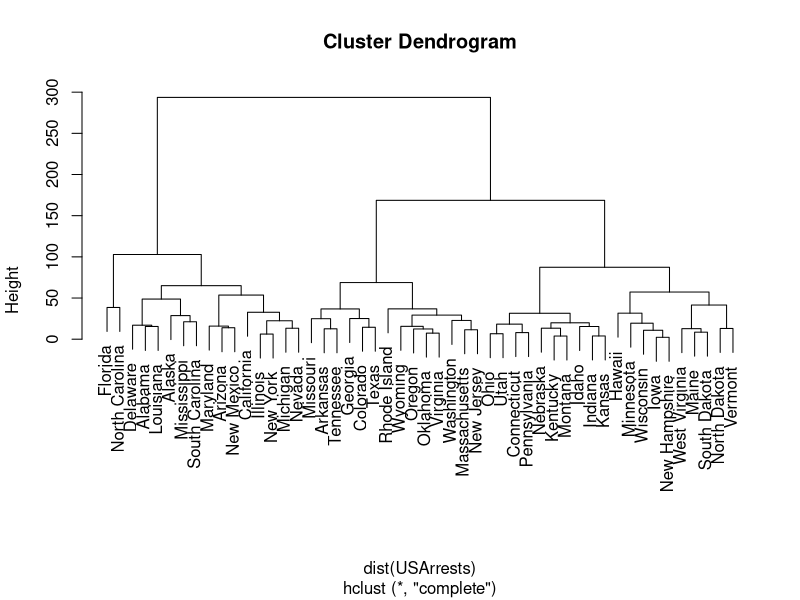
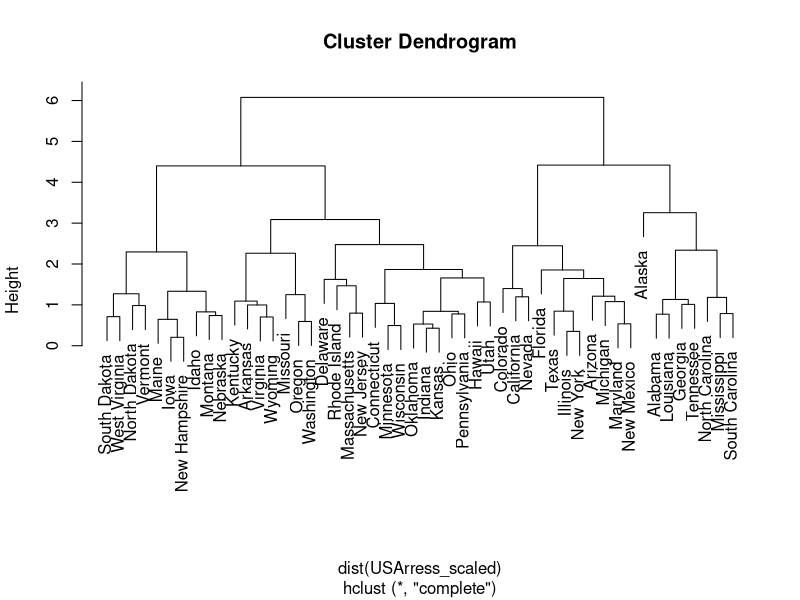
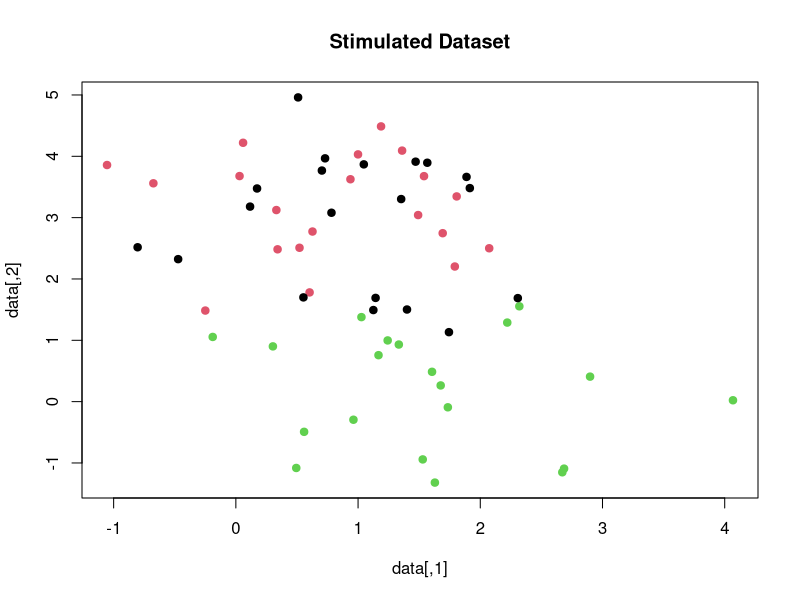
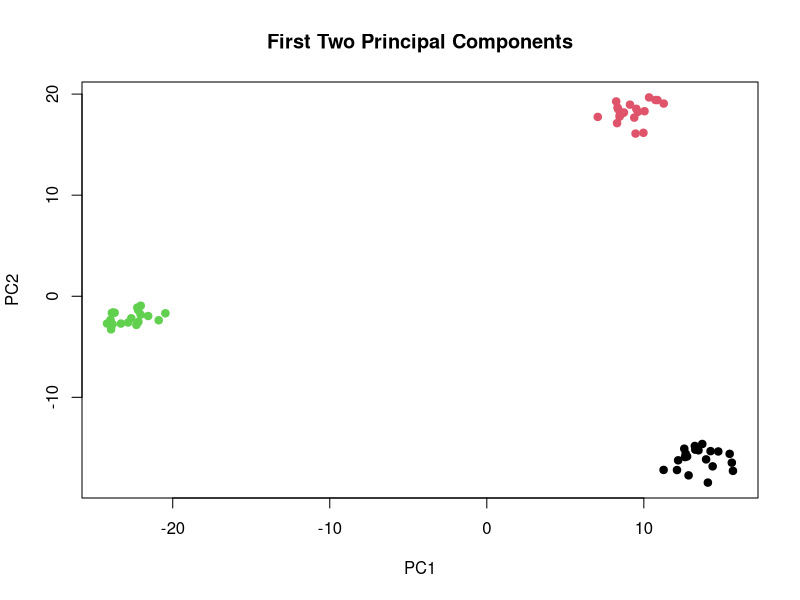
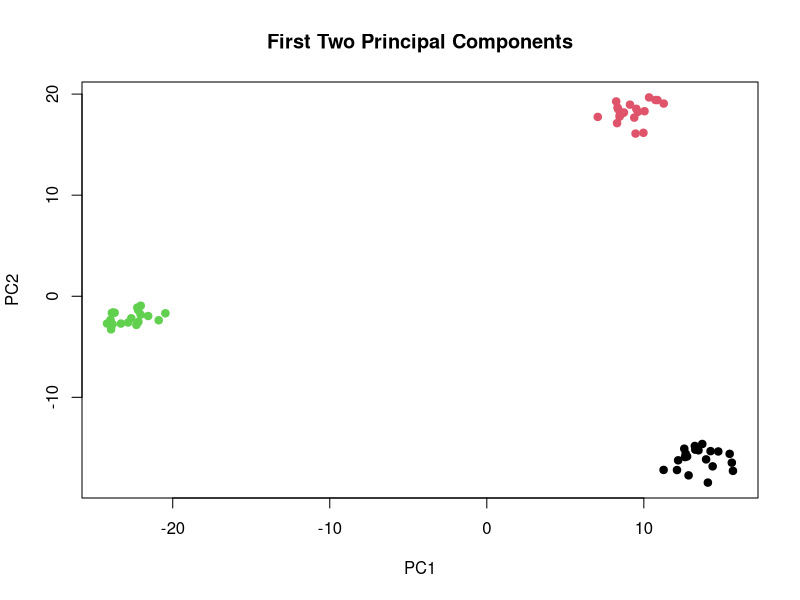

Write the R code that produced these figures, in order. (Note: this script raises an error after producing the figures.)
data(USArrests) # load USArrest data set

hc.complete = hclust(dist(USArrests), method="complete") # cluster the states
plot(hc.complete) # show dendrogram

#cut dendrogram @ k=3
hc.cut = cutree(hc.complete, 3) # produce a vector of cluster assignment
hc.cut

# scale
USArress_scaled = as.data.frame(scale(USArrests, scale=TRUE)) # Scale data set
sqrt(apply(USArress_scaled,2, var)) # variables with standard deviation of one

hc.complete = hclust(dist(USArress_scaled), method="complete") # cluster the states
plot(hc.complete) # show dendrogram



# Ques 2


set.seed(10)                                # set random seed

data = matrix(rnorm(60*50), 60, 50)         # stimulate data set
data_mean = matrix(rnorm(150, sd=3), 3, 50) # create mean shift

c1 = rep(1, 20)            # generate class 1
c2 = rep(2, 20)            # generate class 2
c3 = rep(3, 20)            # generate class 3

which= as.integer(rbind(c1,c2,c3))
table(which)

data = data + data_mean[which,]  # add mean shit and the three class to the data
dim(data)                        # show dimension of data
plot(data, col=which, pch=19, main="Stimulated Dataset")    # plot data with three classes




# 2b
pca.out = prcomp(data) # find PCA
summary(pca.out)
plot(pca.out$x[, 1:2], col=which, main="First Two Principal Components", pch=19)

# 2c

set.seed(15)

km.out = kmeans(data, 3, nstart=15) # perform k = 3
k3.labels = km.out$cluster
true.labels = which
table(k3.labels, true.labels) # compare to true class labels

# 2 d

set.seed(10)

km.out = kmeans(data, 2, nstart=15) # perform k = 2
k2.labels = km.out$cluster
true.labels = which
table(k2.labels, true.labels) # compare to true class labels

# 2 e

set.seed(1)

km.out = kmeans(data, 4, nstart=15) # perform k = 4
k4.labels = km.out$cluster
true.labels = which
table(k4.labels, true.labels) # compare to true class labels

# 2 f

set.seed(15)

pca = pca.out$x[, 1:2]       # first two principal component score vectors
dim(pca)                     # show dimension

km.out = kmeans(pca, 3, nstart=15) # perform k = 3
k3.labels = km.out$cluster
true.labels = which
table(k3.labels, true.labels) # compare to true class labels


# 2 g

# scale

data_scaled = as.data.frame(scale(data, scale=TRUE)) # scale data set
sqrt(apply(data_scaled,2, var))   # each variable with standard deviation of one


set.seed(15)


km.out = kmeans(data_scaled, 3, nstart=15) # perform k = 3 on scaled data
k3.labels = km.out$cluster
true.labels = which
table(k3.labels, true.labels) # compare to true class labels

plot(pca.out$x[, 1:2], col=which, main="First Two Principal Components", pch=19)
plot(km.out$cluster[, 1], col=which, main="kmeans", pch=19)



#plot(data, col=km.out$cluster, cex=2, pch=1, lwd=2) # plot clusters IDs found by k-means algorithm
#points(data, col=which, pch=19) # plot known clusters IDs

#biplot(pca.out, scale=0) # Plot the first two PCA -- PCA1 & PCA2; the biplot has both the PCA and loading scores in one plot
#biplot(pca.out, scale=0, cex=0.6)
